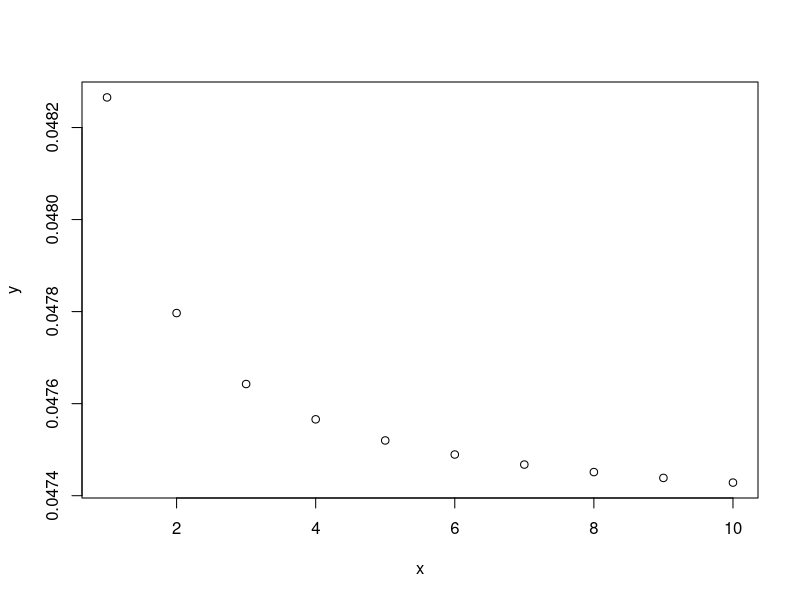
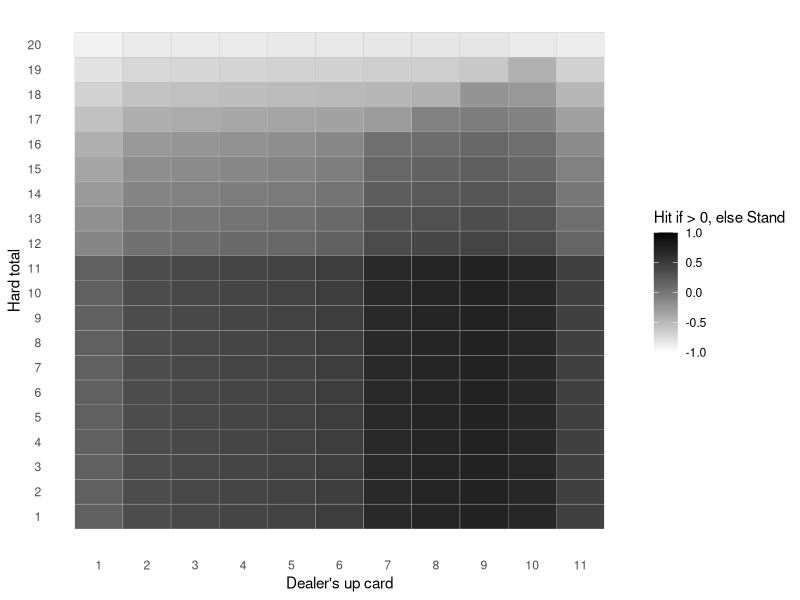

R code for these plots, in order:
## ---- chunk 1
knitr::opts_chunk$set(echo = TRUE)
## ---- chunk 2
x = 1:10
y = (choose(4*x, 1) * choose(16*x, 1)) / choose(52*x, 2)

plot(x, y)
## ---- chunk 3
# Current face up card of the dealer. Additionally, we assume the dealer has already checked for blackjack on the hole card
dealer_up_card = 10

# The expected sum of the dealer's cards for which to calculate the probability
target_dealer_value = 19

# Total number of decks in the game
# Assumption: The current face up cards (both dealer's and players') currently do neither affect the available cards, nor the probability for each card, that we assume as stated before, 16/52 for each ten-valued card, 4/52 for each non-ten-valued card
num_decks = 1

# If true, the dealer stands if it has a soft 17
soft_stands = FALSE
## ---- chunk 4
# This function computes all possible ordered card extractions that give the expected value
# Note that cards are ordered by their value, so here we're missing possible permutations
# Additionally, no constraints are checked, like available cards, blackjack, dealer stand
find_combinations <- function(values, target) {
  find_recursive <- function(subset, remaining_values, target) {
    # If we reached the target, end the branch here
    if (sum(subset) == target) {
      return(list(subset))
    }
    # If we're above the target, the entire branch is not valid
    if (sum(subset) > target) {
      return(list())
    }
    
    solutions = list()
    
    # Loop for each remaining value
    for (i in seq_along(remaining_values)) {
      new_subset = c(subset, remaining_values[i])
      # Try a branch with this value
      solutions = c(solutions, find_recursive(new_subset, remaining_values[i:length(remaining_values)], target))
    }
    
    return(solutions)
  }
  
  return(find_recursive(c(), values, target))
}

# Helper function that, given some extraction paths (branches) and the amount of each card, returns only the paths that do not exceed the available amount for each card 
remove_paths_exceeding_cards <- function(paths, available_cards) {
  return(Filter(function(path) {
      used_cards = c(rep(0, length(available_cards)))
      
      for(i in path){
          # Ace and 1 are the same card
          index = ifelse(i == 11, 1, i)
          
          used_cards[[index]] = used_cards[[index]] + 1
          
          # If the current card has been used more than the max number of times it is available, then the path is not valid
          if(used_cards[[index]] > available_cards[[index]]){
            return(FALSE)
          }
      }
      
      return(TRUE)
    }, paths))
}
## ---- chunk 5
# First, calculate all possible combinations that give a certain target
possible_cards = 1:11
paths = find_combinations(possible_cards, target_dealer_value - dealer_up_card)


# Then, depending on the number of decks, filter out combinations that exceed the maximum number of each card

# For each deck, we have 4 cards from 1 to 9, and 16 ten-valued cards. Ace counts as value one
available_cards = c(rep(4, 9), 16)* num_decks

valid_paths = remove_paths_exceeding_cards(paths, available_cards)
## ---- chunk 6
# Given a path, returns the corresponding probability for it to occur
calculate_path_probability <- function(path){
  prob = 1
  for(card in path){
    # We said that for any 10-valued card we have a 16/52 probability
    if(card == 10){
      prob = prob * (16/52)
    }
    # And a 4/52 probability for any non-10-valued card
    else{
      prob = prob * (4 / 52)
    }
  }
    
  return(prob)
}

# Given a path, returns the total numbers of its anagrams (without repetition)
count_path_anagrams <- function(path){
  element_occurrences = as.vector(table(path))
  
  return(factorial(length(path)) / prod(factorial(element_occurrences)))
}
## ---- chunk 7
if (!require(combinat)) {
  install.packages("combinat")
}
library(combinat)

# Given some paths, returns a list of lists of all permutations
permut_paths <- function(paths){
  return(Map(function(path){
      if(length(path) == 1){
        return(list(path))
      }
      else{
        return(unique(permn(path)))
      }
    }, paths)
  )
}

calc_probability_exact_dealer_score <- function(dealer_up_card, target_dealer_value, num_decks, cache){
  # Note: the dealer always stands on 17, no matter soft 17
  cache_key = paste(dealer_up_card, target_dealer_value, num_decks, sep = "_")
  if(exists(cache_key, envir = cache)){
    return(get(cache_key, envir = cache))
  }
  
  # If the dealer already has an higher value then the up card, he will surely make a higher score
  if(target_dealer_value < dealer_up_card){
    assign(cache_key, 0, envir = cache)
    return(0)
  }
  
  # Instead, if the dealer already has the up card as the target value,
  # the probability is 1 since he just does not need to pick any card
  if(target_dealer_value == dealer_up_card){
    assign(cache_key, 1, envir = cache)
    return(1)
  }
  
  # For target values < 17, we do not need to consider the rule of standing when scoring 17 or above
  if(target_dealer_value < 17){
    # Calculate all possible combinations for the target value
    possible_cards = 1:11
    paths = find_combinations(possible_cards, target_dealer_value - dealer_up_card)
    
    # Then, filter out combinations that exceed the available cards
    available_cards = c(rep(4, 9), 16)* num_decks
    valid_paths = remove_paths_exceeding_cards(paths, available_cards)
    
    not_1_paths = Filter(function(path){
      return(!any(c(1) %in% path))
    }, valid_paths)
    
    one_paths = Filter(function(path){
      return(any(c(1) %in% path) && length(path) < 7) # To make the computation less heavy, we can ignore paths longer that a certain threshold since their probability would be very low
    }, valid_paths)
    
    one_paths_permuts = unlist(permut_paths(one_paths), recursive = FALSE)
    
    total_probability = 0
    
    for(path in not_1_paths){
      path_probability = calculate_path_probability(path)
      
      path_anagrams_count = count_path_anagrams(path)
      
      # We should prevent blackjacks
      path_anagrams_not_blackjack_count = path_anagrams_count
      if(dealer_up_card == 10 && any(path %in% c(1, 11))){
        first_occ <- which(path %in% c(1, 11))[1]
        
        path_anagrams_not_blackjack_count = path_anagrams_not_blackjack_count - count_path_anagrams(path[-first_occ])
      }
      if(any(dealer_up_card %in% c(1, 11)) && any(path %in% 10)){
        first_occ <- which(path %in% c(10))[1]
        
        path_anagrams_not_blackjack_count = path_anagrams_not_blackjack_count - count_path_anagrams(path[-first_occ])
      }
      
      # print(cat("Given up card ", dealer_up_card, " and target ", target_dealer_value, "and path ", toString(path)," anagram counts are ", path_anagrams_not_blackjack_count))
      
      total_probability = total_probability + path_probability * path_anagrams_not_blackjack_count
    }
    
    valid_one_path_permuts = Filter(function(path){
      # We should prevent blackjacks
      if(dealer_up_card == 10 && path[1] %in% c(1, 11)){
        return(FALSE)
      }
      if(any(dealer_up_card %in% c(1, 11)) && path[1] == 10){
        return(FALSE)
      }
      
      total = dealer_up_card
      
      for(card in path){
        if(card == 1 && total + 11 <= 21){
          # TODO: Forse l'asso può valere 1 se sballa con carte successive
          return(FALSE)
        }
        
        total = total + card
      }
      
      return(TRUE)
    }, one_paths_permuts)
    
    for(path in valid_one_path_permuts){
      total_probability = total_probability + calculate_path_probability(path)
    }
    
    print(cat("Given up card ", dealer_up_card, " to reach ", target_dealer_value, " we have the following not-1 paths: "))
    print(not_1_paths)
    print(cat("Instead, given up card ", dealer_up_card, " to reach ", target_dealer_value, " we have the following 1 paths: "))
    print(valid_one_path_permuts)
    
    assign(cache_key, total_probability, envir = cache)
    return(total_probability)
  }
  else{
    # If instead we hit 17 or above, we need to split the computation:
    # The dealer should reach a score lower than 16, and then hit a single card without busting
    safe_scores = Filter(function(score){
      return(score > 0 && score < 17)
    }, target_dealer_value - 1:11)
    total_probability = 0
    
    # print("Safe scores:")
    # print(safe_scores)
    
    for(score in safe_scores){
        card_difference = target_dealer_value - score
        
        # We also need to ignore the blackjack combination
        is_blackjack = (dealer_up_card == 10 && dealer_up_card == score && card_difference == 11) ||
          (dealer_up_card %in% c(1, 11) && dealer_up_card == score && card_difference == 10)
        
        if(!is_blackjack){
          print(cat("For standing at ", target_dealer_value, " we can reach ", score, " and then pick ", card_difference))
          
          card_probability = if(card_difference == 10) {16/52} else {4/52}
          
          # Here we calculate the probability of obtaining a certain score
          intermediate_score_prob = calc_probability_exact_dealer_score(dealer_up_card, score, num_decks, cache)
          # print(cat("The above has probability ", intermediate_score_prob, " * card_probability "))
          
          
          total_probability = total_probability + intermediate_score_prob * card_probability
        }
        
    }
    
    assign(cache_key, total_probability, envir = cache)
    return(total_probability)
  }
}
## ---- chunk 8
# Sum of current cards o the player
player_score = 18
## ---- chunk 9
calc_probability_player_busting <- function(player_score){
  busting_probability = 0

  # Note that if we pick an ace, we only consider it as a 1
  for(i in 1:10){
    if(player_score + i > 21){
      # We busted with a card i-valued
      # We use the infinite deck theorem to calculate the probability of this i-valued card
      if(i == 10){
        busting_probability = busting_probability + 16/52
      }
      else{
        busting_probability = busting_probability + 4/52
      }
    }
  }
  
  return(busting_probability)
}

busting_probability = calc_probability_player_busting(player_score)
## ---- chunk 10
calc_probability_lose_after_standing <- function(player_score, dealer_up_card, num_decks, cache){
  prob = 0
  
  for(i in (player_score + 1):21){
    if(i >= 17){
      prob = prob + calc_probability_exact_dealer_score(dealer_up_card, i, num_decks, cache)
    }
  }
  
  return(prob)
}

prob_lose_after_standing = calc_probability_lose_after_standing(player_score, dealer_up_card, num_decks, new.env())
prob_lose_after_standing
## ---- chunk 11
calc_probability_lose_after_standing2 <- function(player_score, dealer_up_card, num_decks, cache){
  prob = 0
  
  for(card1 in 2:11){
    card1_prob = if(card1 == 10) {16/52} else {4/52}
    
    is_blackjack = FALSE
    
    if(dealer_up_card == 10 && any(card1 %in% c(1, 11))){
      is_blackjack = TRUE
    }
    if(dealer_up_card %in% c(1, 11) && card1 == 10){
      is_blackjack = TRUE
    }
    
    if(!is_blackjack){
      score = dealer_up_card + card1
      if(score >= 17 && score <= 21 && score > player_score){
        prob = prob + card1_prob
      }
      else{
        if(score > 21 && any(card1 %in% c(1, 11)) && (dealer_up_card + 1) >= 17 && (dealer_up_card + 1) <= 21 && (dealer_up_card + 1) > player_score){
          # 11 is now 1
          prob = prob + card1_prob
        }
        for(card2 in 2:11){
          card2_prob = if(card2 == 10) {16/52} else {4/52}
          
          if((score + card2 >= 17) && (score + card2 <= 21) && score + card2 > player_score){
            prob = prob + card1_prob * card2_prob
          }
          else{
            if((score + card2) > 21 && any(card1 %in% c(1, 11)) && (dealer_up_card + 1 + card2) >= 17 && (dealer_up_card + 1 + card2) <= 21 && (dealer_up_card + 1 + card2) > player_score){
              # card 1 is 11, now 1
              prob = prob + card1_prob * card2_prob
            }
            else{
              if((score + card2) > 21 && any(card2 %in% c(1, 11)) && (dealer_up_card + 1 + card1) >= 17 && (dealer_up_card + 1 + card1) <= 21 && (dealer_up_card + 1 + card1) > player_score){
                # card 2 is 11, now 1
              prob = prob + card1_prob * card2_prob
              }
            }
          }
        }
      }
    }
    
    
  }
  
  return(prob)
}
## ---- chunk 12
# Given a flat list of paths, returns a list consisting in the probability for each path to occur
calculate_paths_probability <- function(paths){
  return(Map(function(cards){
    prob = 1
    for(card in cards){
      # We said that for any 10-valued card we have a 16/52 probability
      if(card == 10){
        prob = prob * (16/52)
      }
      # And a 4/52 probability for any non-10-valued card
      else{
        prob = prob * (4 / 52)
      }
    }
    
    return(prob)
  }, paths))
}

# TODO: Rivedi
calc_probability_lose_after_standing3 <- function(player_score, dealer_up_card, num_decks, cache){
  prob = 0
  
  for(i in (player_score + 1):21){
    if(i >= 17){
      cache_key = paste(player_score, dealer_up_card, i, num_decks, sep = "_")
      if(exists(cache_key, envir = cache)){
        return(get(cache_key, envir = cache))
      }
      
      paths = find_combinations(1:11, i - dealer_up_card)
      valid_paths = Filter(function(path){
        return(length(path) <= 3)
      }, paths)
      
      # Now, generate all the possible permutations, filter out invalid ones, and flatten the results
      permutations = permut_paths(valid_paths)
      flattened_permutations = unlist(permutations, recursive = FALSE)
      
      valid_flattened_permutations = Filter(function(path){
        is_blackjack = FALSE
    
        if(dealer_up_card == 10 && any(path[1] %in% c(1, 11))){
          is_blackjack = TRUE
        }
        if(dealer_up_card %in% c(1, 11) && path[1] == 10){
          is_blackjack = TRUE
        }
        
        if(is_blackjack){
          return(FALSE)
        }
        
        total = dealer_up_card
        for(card in path){
          total = total + card
          
          if(total >= 17 && total != i){
            return(FALSE)
          }
        }
        
        ones_occurrences = sum(path %in% c(1))
        
        if(ones_occurrences > 0){
          total = dealer_up_card
          unmatched_ones = 0
          for(card in path){
            if(card == 1){
              unmatched_ones = unmatched_ones + 1
              total = total + 11
            }
            else{
              total = total + card
            }
            
            if(total >= 17 && total <= 21){
              return(FALSE)
            }
            if(total > 21){
              if(unmatched_ones > 0){
                unmatched_ones = unmatched_ones - 1
              }
              else{
                return(FALSE)
              }
            }
          }
        }
        
        return(TRUE)
        
      }, flattened_permutations)
      
      # print(cat("For target ", i))
      # print(valid_flattened_permutations)
      
      # Calculate the probability for each valid permutation, and sum them
      probability_permutations = calculate_paths_probability(valid_flattened_permutations)
      total_probability = sum(unlist(probability_permutations))
      
      assign(cache_key, total_probability, envir = cache)
      prob = prob + total_probability
    }
  }
  
  return(prob)
}
## ---- chunk 13
calc_probability_lose_after_standing4 <- function(player_score, dealer_up_card, num_decks, cache){
  inner = function(current_score, unmatched_ones, depth){
    if(current_score > 21){
      if(unmatched_ones > 0){
        unmatched_ones = unmatched_ones - 1
        current_score = current_score - 10
      }
      else{
        return(0)
      }
    }
    
    if(current_score > max(16, player_score) && current_score <= 21){
      if(unmatched_ones <= 0){
        return(1)
      }
      else{
        return(0)
      }
    }
    
    if(depth <= 0){
      if((current_score > max(16, player_score) && current_score <= 21) && unmatched_ones <= 0){
        return(1)
      }
      else{
        return(0)
      }
    }
    
    prob = 0
    
    for(card in 1:11){
      is_blackjack = FALSE
    
      if(dealer_up_card == 10 && current_score == dealer_up_card && any(card %in% c(1, 11))){
        is_blackjack = TRUE
      }
      if(dealer_up_card %in% c(1, 11) && current_score == dealer_up_card && card == 10){
        is_blackjack = TRUE
      }
      
      if(!is_blackjack){
        card_prob = if(card == 10) {16/52} else {4/52}
        is_one = if(card == 1) 1 else 0
        
        new_score = current_score + card
        
        if(is_one > 0){
          new_score = current_score + 11
        }
        
        inner_prob = inner(new_score, unmatched_ones + is_one, depth - 1)
        
        if(inner_prob > 0){
          # print(cat(depth, "__", card))
        }
          
        prob = prob + card_prob * inner_prob
      }
    }
    
    return(prob)
  }
  
  return(inner(dealer_up_card, 0, 3))
}
  
## ---- chunk 14
calc_probability_tie_after_standing <- function(player_score, dealer_up_card, num_decks, cache){
  if(player_score < 17){
    return(0)
  }
  
  prob = calc_probability_exact_dealer_score(dealer_up_card, player_score, num_decks, cache)
  
  return(prob)
}

prob_tie_after_standing = calc_probability_tie_after_standing(player_score, dealer_up_card, num_decks, new.env())
prob_tie_after_standing
## ---- chunk 15
prob_win_after_standind = 1 - prob_lose_after_standing - prob_tie_after_standing
prob_win_after_standind
## ---- chunk 16
prob_lose_after_hit = calc_probability_player_busting(player_score)
prob_lose_after_hit
## ---- chunk 17
# We can safely ignore a score of 21 for the player
possible_player_scores = 1:20

possible_dealer_face_up_card = 1:11 # 7:11 works on single core

num_decks = 1
soft_stands = FALSE
## ---- chunk 18
cache = new.env()
decision_matrix = sapply(possible_dealer_face_up_card, function(dealer_up_card){
  return(sapply(possible_player_scores, function(player_score){
    prob_lose_after_standing = calc_probability_lose_after_standing2(player_score, dealer_up_card, num_decks, cache)
  
    prob_lose_after_hit = calc_probability_player_busting(player_score)
    
    return(prob_lose_after_standing - prob_lose_after_hit)
  }))
})

decision_matrix
## ---- chunk 19
if (!require(ggplot2)) {
  install.packages("ggplot2")
}
if (!require(reshape2)) {
  install.packages("reshape2")
}
library(ggplot2)
library(reshape2)

df <- melt(decision_matrix)
colnames(df) <- c("Y", "X", "Value")

# 
ggplot(df, aes(x = X, y = Y, fill = Value)) +
  geom_tile(color = "grey") +                       # Crea le celle con bordi bianchi
  scale_fill_gradientn(colors = c("white", "black"), # Scala colore da nero a bianco
                       values = c(0, 1),             # Mappa 0 (nero) e valori positivi (bianco)
                       limits = c(-1, 1)) +          # Imposta i limiti della scala dei colori
  #scale_y_reverse() +                                # Inverte l'asse Y per un aspetto simile a una matrice
  scale_x_continuous(breaks = 1:ncol(decision_matrix), labels = possible_dealer_face_up_card) +  # Mostra tutte le colonne
  scale_y_continuous(breaks = 1:nrow(decision_matrix), labels = possible_player_scores) +  # Mostra tutte le righe
  theme_minimal() +
  labs(x = "Dealer's up card", y = "Hard total", fill = "Hit if > 0, else Stand") + # Aggiunge etichette
  theme(panel.grid = element_blank())                # Rimuove la griglia di sfondo
